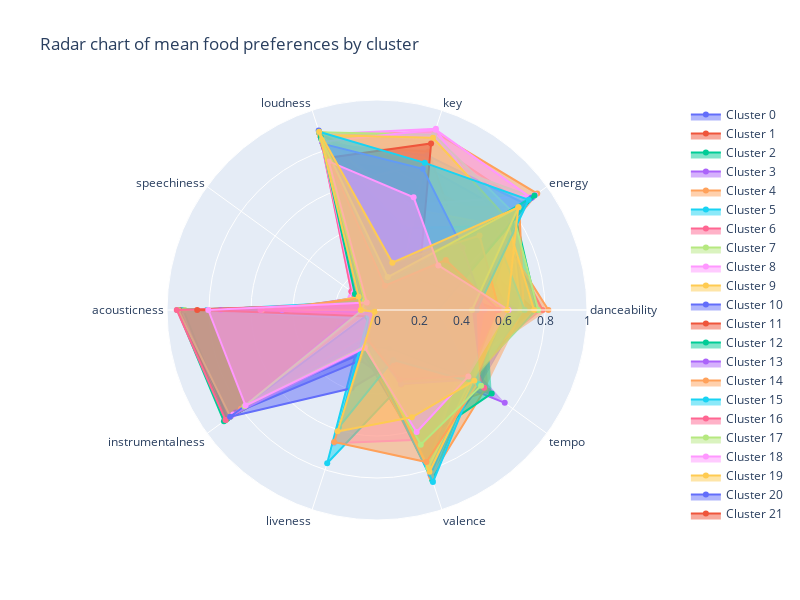

Notebook code for this chart:
### Code cell
# Create an empty list to store the Scatterpolar object of each cluster
scatter_objects = []

scaled_features_df = numeric_data_df.copy()

# State the label for each arm of the chart
categories = scaled_features_df.columns

# Iterate over the unique clusters and add an object for each cluster to the list
for cluster in sorted(scaled_features_df['cluster'].unique()):

  # Find the mean value for each column of the cluster
  cluster_means = [scaled_features_df.loc[scaled_features_df["cluster"] == cluster, scaled_features_df.columns[0]].mean(),
                  scaled_features_df.loc[scaled_features_df["cluster"] == cluster, scaled_features_df.columns[1]].mean(),
                  scaled_features_df.loc[scaled_features_df["cluster"] == cluster, scaled_features_df.columns[2]].mean(),
                  scaled_features_df.loc[scaled_features_df["cluster"] == cluster, scaled_features_df.columns[3]].mean(),
                  scaled_features_df.loc[scaled_features_df["cluster"] == cluster, scaled_features_df.columns[4]].mean(),
                  scaled_features_df.loc[scaled_features_df["cluster"] == cluster, scaled_features_df.columns[5]].mean(),
                  scaled_features_df.loc[scaled_features_df["cluster"] == cluster, scaled_features_df.columns[6]].mean(),
                  scaled_features_df.loc[scaled_features_df["cluster"] == cluster, scaled_features_df.columns[7]].mean(),
                  scaled_features_df.loc[scaled_features_df["cluster"] == cluster, scaled_features_df.columns[8]].mean(),
                  scaled_features_df.loc[scaled_features_df["cluster"] == cluster, scaled_features_df.columns[9]].mean()]
                  # Bonus: see if you can turn this code for `cluster_means` into a list comprehension

  # Create a Scatterpolar object for the cluster
  cluster_scatter = go.Scatterpolar(
    r = cluster_means, # set the radial coordinates
    theta = categories, # the names of the columns
    fill = 'toself', # fills in the space with colour
    name = f'Cluster {cluster}' # adds the name of the cluster
  )

  # Add the Scatterpolar object to the list
  scatter_objects.append(cluster_scatter)

# Create the figure (the white area)
fig = go.Figure()

# Add the scatter objects to the figure
fig.add_traces(scatter_objects)

# Add extras to the plot, such as title
fig.update_layout(
  title_text = 'Radar chart of mean food preferences by cluster',
  height = 600,
  width = 800,
  polar = dict(
    radialaxis = dict(
      visible = True, # visibility of the numbers on the arm
      range = [0, 1] # scale of the plot
    )),
  showlegend = True
)

# Show the initialised plot and the trace objects
fig.show()

### Figure 1 — Plotly figure (JSON) as saved in the notebook; plotly's stock layout.template omitted (floating-point values rounded to 4 significant figures)
{"data": [{"fill": "toself", "name": "Cluster 0", "r": [0.7484, 0.5269, 0.1475, 0.814, 0.06807, 0.2253, 0.01598, 0.111, 0.8248, 0.558], "theta": ["danceability", "energy", "key", "loudness", "speechiness", "acousticness", "instrumentalness", "liveness", "valence", "tempo", "duration_ms", "time_signature", "cluster"], "type": "scatterpolar"}, {"fill": "toself", "name": "Cluster 1", "r": [0.6817, 0.755, 0.5366, 0.8881, 0.08283, 0.08664, 0.01941, 0.1664, 0.5234, 0.5447], "theta": ["danceability", "energy", "key", "loudness", "speechiness", "acousticness", "instrumentalness", "liveness", "valence", "tempo", "duration_ms", "time_signature", "cluster"], "type": "scatterpolar"}, {"fill": "toself", "name": "Cluster 2", "r": [0.2431, 0.1632, 0.451, 0.6333, 0.04776, 0.9222, 0.8811, 0.1363, 0.129, 0.5381], "theta": ["danceability", "energy", "key", "loudness", "speechiness", "acousticness", "instrumentalness", "liveness", "valence", "tempo", "duration_ms", "time_signature", "cluster"], "type": "scatterpolar"}, {"fill": "toself", "name": "Cluster 3", "r": [0.2307, 0.9044, 0.1626, 0.8347, 0.1244, 0.003722, 0.8643, 0.1584, 0.1424, 0.4701], "theta": ["danceability", "energy", "key", "loudness", "speechiness", "acousticness", "instrumentalness", "liveness", "valence", "tempo", "duration_ms", "time_signature", "cluster"], "type": "scatterpolar"}, {"fill": "toself", "name": "Cluster 4", "r": [0.2983, 0.9433, 0.8907, 0.8753, 0.137, 0.006805, 0.06234, 0.1559, 0.1751, 0.5559], "theta": ["danceability", "energy", "key", "loudness", "speechiness", "acousticness", "instrumentalness", "liveness", "valence", "tempo", "duration_ms", "time_signature", "cluster"], "type": "scatterpolar"}, {"fill": "toself", "name": "Cluster 5", "r": [0.2716, 0.1422, 0.6891, 0.6835, 0.04545, 0.9288, 0.06431, 0.1796, 0.1479, 0.496], "theta": ["danceability", "energy", "key", "loudness", "speechiness", "acousticness", "instrumentalness", "liveness", "valence", "tempo", "duration_ms", "time_signature", "cluster"], "type": "scatterpolar"}, {"fill": "toself", "name": "Cluster 6", "r": [0.3061, 0.8886, 0.1597, 0.8512, 0.1063, 0.01706, 0.4609, 0.2003, 0.2319, 0.5699], "theta": ["danceability", "energy", "key", "loudness", "speechiness", "acousticness", "instrumentalness", "liveness", "valence", "tempo", "duration_ms", "time_signature", "cluster"], "type": "scatterpolar"}, {"fill": "toself", "name": "Cluster 7", "r": [0.3736, 0.153, 0.1245, 0.6948, 0.0484, 0.9157, 0.04066, 0.1592, 0.1966, 0.4744], "theta": ["danceability", "energy", "key", "loudness", "speechiness", "acousticness", "instrumentalness", "liveness", "valence", "tempo", "duration_ms", "time_signature", "cluster"], "type": "scatterpolar"}, {"fill": "toself", "name": "Cluster 8", "r": [0.6906, 0.7905, 0.75, 0.8797, 0.1516, 0.1634, 0.000506, 0.6666, 0.6493, 0.5525], "theta": ["danceability", "energy", "key", "loudness", "speechiness", "acousticness", "instrumentalness", "liveness", "valence", "tempo", "duration_ms", "time_signature", "cluster"], "type": "scatterpolar"}, {"fill": "toself", "name": "Cluster 9", "r": [0.2414, 0.9172, 0.5663, 0.8423, 0.1185, 0.005715, 0.8627, 0.1725, 0.2028, 0.5785], "theta": ["danceability", "energy", "key", "loudness", "speechiness", "acousticness", "instrumentalness", "liveness", "valence", "tempo", "duration_ms", "time_signature", "cluster"], "type": "scatterpolar"}, {"fill": "toself", "name": "Cluster 10", "r": [0.5976, 0.8229, 0.1156, 0.8983, 0.0815, 0.04379, 0.0201, 0.1737, 0.3572, 0.5779], "theta": ["danceability", "energy", "key", "loudness", "speechiness", "acousticness", "instrumentalness", "liveness", "valence", "tempo", "duration_ms", "time_signature", "cluster"], "type": "scatterpolar"}, {"fill": "toself", "name": "Cluster 11", "r": [0.4225, 0.1657, 0.1638, 0.6582, 0.0496, 0.9413, 0.8906, 0.1531, 0.2253, 0.5525], "theta": ["danceability", "energy", "key", "loudness", "speechiness", "acousticness", "instrumentalness", "liveness", "valence", "tempo", "duration_ms", "time_signature", "cluster"], "type": "scatterpolar"}, {"fill": "toself", "name": "Cluster 12", "r": [0.2315, 0.09581, 0.7977, 0.5936, 0.04681, 0.9503, 0.9009, 0.1233, 0.09263, 0.376], "theta": ["danceability", "energy", "key", "loudness", "speechiness", "acousticness", "instrumentalness", "liveness", "valence", "tempo", "duration_ms", "time_signature", "cluster"], "type": "scatterpolar"}, {"fill": "toself", "name": "Cluster 13", "r": [0.5821, 0.7151, 0.1216, 0.8764, 0.1029, 0.4856, 0.02157, 0.1367, 0.5654, 0.6174], "theta": ["danceability", "energy", "key", "loudness", "speechiness", "acousticness", "instrumentalness", "liveness", "valence", "tempo", "duration_ms", "time_signature", "cluster"], "type": "scatterpolar"}, {"fill": "toself", "name": "Cluster 14", "r": [0.5052, 0.8609, 0.8402, 0.891, 0.1026, 0.04686, 0.04682, 0.1769, 0.5362, 0.6552], "theta": ["danceability", "energy", "key", "loudness", "speechiness", "acousticness", "instrumentalness", "liveness", "valence", "tempo", "duration_ms", "time_signature", "cluster"], "type": "scatterpolar"}, {"fill": "toself", "name": "Cluster 15", "r": [0.6147, 0.5328, 0.8, 0.8188, 0.0705, 0.6795, 0.01606, 0.175, 0.7777, 0.591], "theta": ["danceability", "energy", "key", "loudness", "speechiness", "acousticness", "instrumentalness", "liveness", "valence", "tempo", "duration_ms", "time_signature", "cluster"], "type": "scatterpolar"}, {"fill": "toself", "name": "Cluster 16", "r": [0.7885, 0.7075, 0.09027, 0.8803, 0.1506, 0.09991, 0.0114, 0.1388, 0.5701, 0.5027], "theta": ["danceability", "energy", "key", "loudness", "speechiness", "acousticness", "instrumentalness", "liveness", "valence", "tempo", "duration_ms", "time_signature", "cluster"], "type": "scatterpolar"}, {"fill": "toself", "name": "Cluster 17", "r": [0.2968, 0.9154, 0.7605, 0.8563, 0.1256, 0.003837, 0.4696, 0.2068, 0.2041, 0.5662], "theta": ["danceability", "energy", "key", "loudness", "speechiness", "acousticness", "instrumentalness", "liveness", "valence", "tempo", "duration_ms", "time_signature", "cluster"], "type": "scatterpolar"}, {"fill": "toself", "name": "Cluster 18", "r": [0.697, 0.7099, 0.9069, 0.8785, 0.08982, 0.1144, 0.01072, 0.1808, 0.4208, 0.5437], "theta": ["danceability", "energy", "key", "loudness", "speechiness", "acousticness", "instrumentalness", "liveness", "valence", "tempo", "duration_ms", "time_signature", "cluster"], "type": "scatterpolar"}, {"fill": "toself", "name": "Cluster 19", "r": [0.5823, 0.2999, 0.4298, 0.77, 0.05482, 0.8025, 0.02601, 0.1384, 0.4949, 0.5442], "theta": ["danceability", "energy", "key", "loudness", "speechiness", "acousticness", "instrumentalness", "liveness", "valence", "tempo", "duration_ms", "time_signature", "cluster"], "type": "scatterpolar"}, {"fill": "toself", "name": "Cluster 20", "r": [0.6972, 0.7785, 0.7215, 0.8554, 0.06261, 0.08941, 0.7288, 0.2152, 0.7474, 0.6074], "theta": ["danceability", "energy", "key", "loudness", "speechiness", "acousticness", "instrumentalness", "liveness", "valence", "tempo", "duration_ms", "time_signature", "cluster"], "type": "scatterpolar"}, {"fill": "toself", "name": "Cluster 21", "r": [0.7514, 0.4993, 0.7937, 0.8212, 0.09735, 0.1785, 0.02208, 0.139, 0.742, 0.4949], "theta": ["danceability", "energy", "key", "loudness", "speechiness", "acousticness", "instrumentalness", "liveness", "valence", "tempo", "duration_ms", "time_signature", "cluster"], "type": "scatterpolar"}, {"fill": "toself", "name": "Cluster 22", "r": [0.7629, 0.8071, 0.08242, 0.8871, 0.09816, 0.1407, 0.00458, 0.168, 0.8523, 0.5585], "theta": ["danceability", "energy", "key", "loudness", "speechiness", "acousticness", "instrumentalness", "liveness", "valence", "tempo", "duration_ms", "time_signature", "cluster"], "type": "scatterpolar"}, {"fill": "toself", "name": "Cluster 23", "r": [0.2126, 0.9135, 0.1179, 0.8413, 0.1119, 0.000282, 0.8572, 0.159, 0.2383, 0.752], "theta": ["danceability", "energy", "key", "loudness", "speechiness", "acousticness", "instrumentalness", "liveness", "valence", "tempo", "duration_ms", "time_signature", "cluster"], "type": "scatterpolar"}, {"fill": "toself", "name": "Cluster 24", "r": [0.6983, 0.8377, 0.5123, 0.8879, 0.1015, 0.1002, 0.01544, 0.1902, 0.8353, 0.6372], "theta": ["danceability", "energy", "key", "loudness", "speechiness", "acousticness", "instrumentalness", "liveness", "valence", "tempo", "duration_ms", "time_signature", "cluster"], "type": "scatterpolar"}, {"fill": "toself", "name": "Cluster 25", "r": [0.5189, 0.3047, 0.6923, 0.7429, 0.07173, 0.8098, 0.07293, 0.7675, 0.375, 0.4808], "theta": ["danceability", "energy", "key", "loudness", "speechiness", "acousticness", "instrumentalness", "liveness", "valence", "tempo", "duration_ms", "time_signature", "cluster"], "type": "scatterpolar"}, {"fill": "toself", "name": "Cluster 26", "r": [0.5951, 0.703, 0.6388, 0.8826, 0.07456, 0.06537, 0.01924, 0.134, 0.2075, 0.5795], "theta": ["danceability", "energy", "key", "loudness", "speechiness", "acousticness", "instrumentalness", "liveness", "valence", "tempo", "duration_ms", "time_signature", "cluster"], "type": "scatterpolar"}, {"fill": "toself", "name": "Cluster 27", "r": [0.2451, 0.07804, 0.2049, 0.5651, 0.04747, 0.9472, 0.8635, 0.1259, 0.08931, 0.3801], "theta": ["danceability", "energy", "key", "loudness", "speechiness", "acousticness", "instrumentalness", "liveness", "valence", "tempo", "duration_ms", "time_signature", "cluster"], "type": "scatterpolar"}, {"fill": "toself", "name": "Cluster 28", "r": [0.2962, 0.9314, 0.5246, 0.8733, 0.1381, 0.006589, 0.06476, 0.1823, 0.2004, 0.5595], "theta": ["danceability", "energy", "key", "loudness", "speechiness", "acousticness", "instrumentalness", "liveness", "valence", "tempo", "duration_ms", "time_signature", "cluster"], "type": "scatterpolar"}, {"fill": "toself", "name": "Cluster 29", "r": [0.6848, 0.7831, 0.2384, 0.8787, 0.09196, 0.05763, 0.8004, 0.1577, 0.2861, 0.5826], "theta": ["danceability", "energy", "key", "loudness", "speechiness", "acousticness", "instrumentalness", "liveness", "valence", "tempo", "duration_ms", "time_signature", "cluster"], "type": "scatterpolar"}, {"fill": "toself", "name": "Cluster 30", "r": [0.3695, 0.8646, 0.7742, 0.8353, 0.08188, 0.01562, 0.8306, 0.2521, 0.3974, 0.5929], "theta": ["danceability", "energy", "key", "loudness", "speechiness", "acousticness", "instrumentalness", "liveness", "valence", "tempo", "duration_ms", "time_signature", "cluster"], "type": "scatterpolar"}, {"fill": "toself", "name": "Cluster 31", "r": [0.6199, 0.5774, 0.1638, 0.864, 0.07992, 0.1072, 0.0102, 0.1585, 0.2488, 0.5863], "theta": ["danceability", "energy", "key", "loudness", "speechiness", "acousticness", "instrumentalness", "liveness", "valence", "tempo", "duration_ms", "time_signature", "cluster"], "type": "scatterpolar"}, {"fill": "toself", "name": "Cluster 32", "r": [0.5208, 0.8378, 0.1247, 0.8835, 0.0782, 0.03721, 0.02734, 0.1976, 0.6626, 0.6755], "theta": ["danceability", "energy", "key", "loudness", "speechiness", "acousticness", "instrumentalness", "liveness", "valence", "tempo", "duration_ms", "time_signature", "cluster"], "type": "scatterpolar"}, {"fill": "toself", "name": "Cluster 33", "r": [0.656, 0.4509, 0.06986, 0.8056, 0.06132, 0.7442, 0.04284, 0.1709, 0.7404, 0.5038], "theta": ["danceability", "energy", "key", "loudness", "speechiness", "acousticness", "instrumentalness", "liveness", "valence", "tempo", "duration_ms", "time_signature", "cluster"], "type": "scatterpolar"}, {"fill": "toself", "name": "Cluster 34", "r": [0.8161, 0.6918, 0.5067, 0.8698, 0.113, 0.1189, 0.007001, 0.1308, 0.7856, 0.4859], "theta": ["danceability", "energy", "key", "loudness", "speechiness", "acousticness", "instrumentalness", "liveness", "valence", "tempo", "duration_ms", "time_signature", "cluster"], "type": "scatterpolar"}, {"fill": "toself", "name": "Cluster 35", "r": [0.7033, 0.6789, 0.411, 0.8519, 0.08797, 0.5875, 0.00748, 0.177, 0.8617, 0.5736], "theta": ["danceability", "energy", "key", "loudness", "speechiness", "acousticness", "instrumentalness", "liveness", "valence", "tempo", "duration_ms", "time_signature", "cluster"], "type": "scatterpolar"}, {"fill": "toself", "name": "Cluster 36", "r": [0.4012, 0.1263, 0.7317, 0.6277, 0.05148, 0.9535, 0.8917, 0.1139, 0.1823, 0.6304], "theta": ["danceability", "energy", "key", "loudness", "speechiness", "acousticness", "instrumentalness", "liveness", "valence", "tempo", "duration_ms", "time_signature", "cluster"], "type": "scatterpolar"}, {"fill": "toself", "name": "Cluster 37", "r": [0.7674, 0.7968, 0.878, 0.8897, 0.1081, 0.07021, 0.01039, 0.1519, 0.7896, 0.5563], "theta": ["danceability", "energy", "key", "loudness", "speechiness", "acousticness", "instrumentalness", "liveness", "valence", "tempo", "duration_ms", "time_signature", "cluster"], "type": "scatterpolar"}, {"fill": "toself", "name": "Cluster 38", "r": [0.2477, 0.9082, 0.903, 0.8418, 0.1247, 0.01823, 0.8465, 0.1917, 0.1614, 0.5324], "theta": ["danceability", "energy", "key", "loudness", "speechiness", "acousticness", "instrumentalness", "liveness", "valence", "tempo", "duration_ms", "time_signature", "cluster"], "type": "scatterpolar"}, {"fill": "toself", "name": "Cluster 39", "r": [0.7481, 0.7563, 0.8626, 0.8763, 0.1075, 0.4131, 0.00796, 0.1504, 0.8098, 0.5673], "theta": ["danceability", "energy", "key", "loudness", "speechiness", "acousticness", "instrumentalness", "liveness", "valence", "tempo", "duration_ms", "time_signature", "cluster"], "type": "scatterpolar"}, {"fill": "toself", "name": "Cluster 40", "r": [0.293, 0.9075, 0.1258, 0.8376, 0.1001, 0.01571, 0.8651, 0.3916, 0.2643, 0.5626], "theta": ["danceability", "energy", "key", "loudness", "speechiness", "acousticness", "instrumentalness", "liveness", "valence", "tempo", "duration_ms", "time_signature", "cluster"], "type": "scatterpolar"}, {"fill": "toself", "name": "Cluster 41", "r": [0.5762, 0.2478, 0.8335, 0.7616, 0.05393, 0.8562, 0.04989, 0.1322, 0.3725, 0.5515], "theta": ["danceability", "energy", "key", "loudness", "speechiness", "acousticness", "instrumentalness", "liveness", "valence", "tempo", "duration_ms", "time_signature", "cluster"], "type": "scatterpolar"}, {"fill": "toself", "name": "Cluster 42", "r": [0.2901, 0.9271, 0.1259, 0.8648, 0.13, 0.005288, 0.05676, 0.1853, 0.191, 0.5694], "theta": ["danceability", "energy", "key", "loudness", "speechiness", "acousticness", "instrumentalness", "liveness", "valence", "tempo", "duration_ms", "time_signature", "cluster"], "type": "scatterpolar"}, {"fill": "toself", "name": "Cluster 43", "r": [0.5123, 0.5038, 0.7072, 0.832, 0.05206, 0.4524, 0.02312, 0.1547, 0.3702, 0.564], "theta": ["danceability", "energy", "key", "loudness", "speechiness", "acousticness", "instrumentalness", "liveness", "valence", "tempo", "duration_ms", "time_signature", "cluster"], "type": "scatterpolar"}, {"fill": "toself", "name": "Cluster 44", "r": [0.5816, 0.6039, 0.2326, 0.8282, 0.09437, 0.5485, 0.0018, 0.6606, 0.7612, 0.5931], "theta": ["danceability", "energy", "key", "loudness", "speechiness", "acousticness", "instrumentalness", "liveness", "valence", "tempo", "duration_ms", "time_signature", "cluster"], "type": "scatterpolar"}, {"fill": "toself", "name": "Cluster 45", "r": [0.4749, 0.8927, 0.7368, 0.8928, 0.1036, 0.03656, 0.04945, 0.5861, 0.2503, 0.6001], "theta": ["danceability", "energy", "key", "loudness", "speechiness", "acousticness", "instrumentalness", "liveness", "valence", "tempo", "duration_ms", "time_signature", "cluster"], "type": "scatterpolar"}, {"fill": "toself", "name": "Cluster 46", "r": [0.5775, 0.4053, 0.1212, 0.8084, 0.05533, 0.5549, 0.03694, 0.1474, 0.3492, 0.532], "theta": ["danceability", "energy", "key", "loudness", "speechiness", "acousticness", "instrumentalness", "liveness", "valence", "tempo", "duration_ms", "time_signature", "cluster"], "type": "scatterpolar"}, {"fill": "toself", "name": "Cluster 47", "r": [0.4524, 0.8333, 0.1647, 0.8511, 0.07214, 0.07044, 0.7806, 0.1809, 0.6746, 0.6128], "theta": ["danceability", "energy", "key", "loudness", "speechiness", "acousticness", "instrumentalness", "liveness", "valence", "tempo", "duration_ms", "time_signature", "cluster"], "type": "scatterpolar"}, {"fill": "toself", "name": "Cluster 48", "r": [0.6266, 0.361, 0.564, 0.7438, 0.0605, 0.8034, 0.774, 0.1891, 0.6111, 0.5378], "theta": ["danceability", "energy", "key", "loudness", "speechiness", "acousticness", "instrumentalness", "liveness", "valence", "tempo", "duration_ms", "time_signature", "cluster"], "type": "scatterpolar"}, {"fill": "toself", "name": "Cluster 49", "r": [0.6202, 0.8316, 0.2367, 0.892, 0.108, 0.07699, 0.01447, 0.6076, 0.537, 0.5727], "theta": ["danceability", "energy", "key", "loudness", "speechiness", "acousticness", "instrumentalness", "liveness", "valence", "tempo", "duration_ms", "time_signature", "cluster"], "type": "scatterpolar"}], "layout": {"height": 600, "polar": {"radialaxis": {"range": [0, 1], "visible": true}}, "showlegend": true, "title": {"text": "Radar chart of mean food preferences by cluster"}, "width": 800}}
